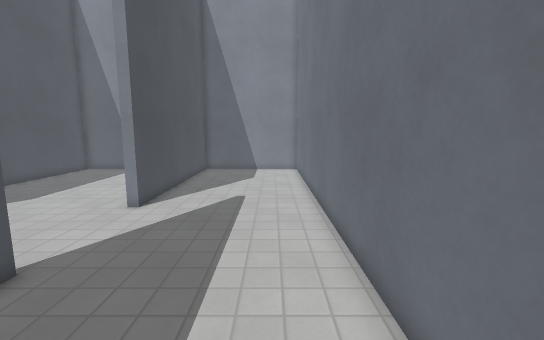
View 1 (above)

16 first-person views from a walk through a 3-D level made in the Godot game engine. The camera is 1.5 m above the floor, tilts 8° down and sees 90° across. The floor is counted in squares, 0.5 m on a side. Each view is taken from the middle of a square. On the plan, view 1 faces up. The plan holds only what a view shows up to about 20 squares ahead; the rest is blank. Surface patterns are stand-ins for the level's own textures.

View 2
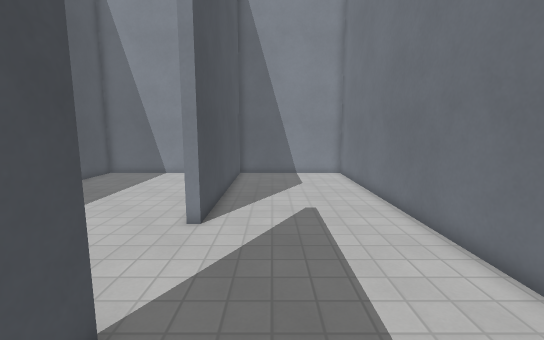

View 3
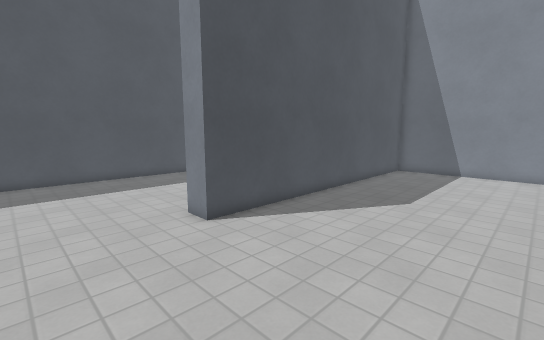

View 4
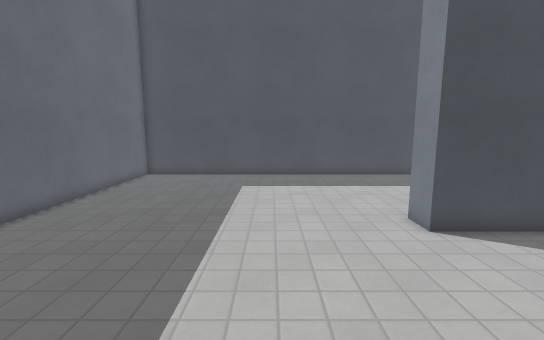

View 5
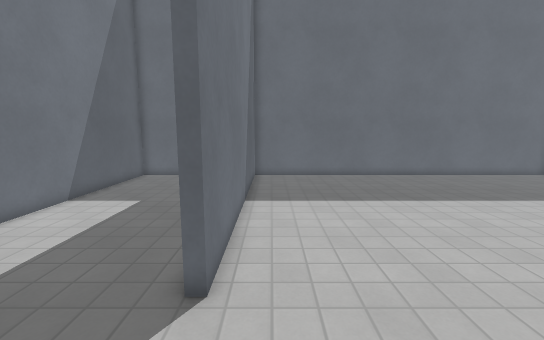

View 6
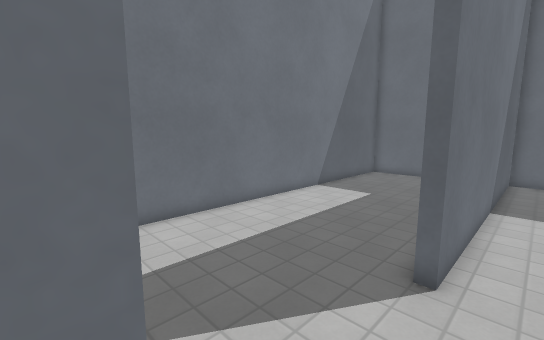

View 7
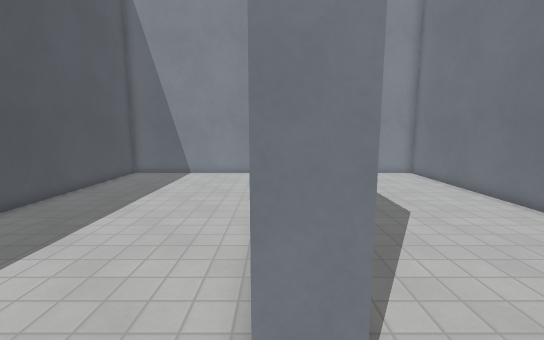

View 8
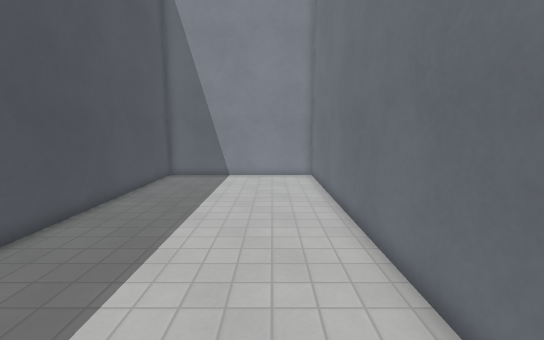

View 9
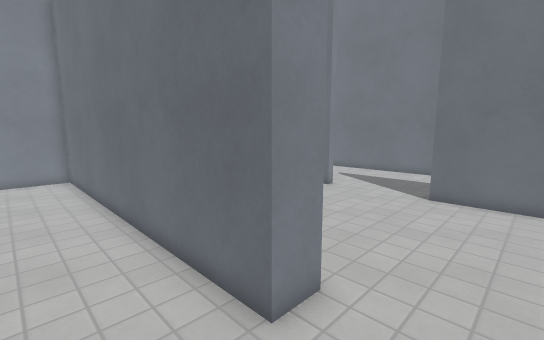

View 10
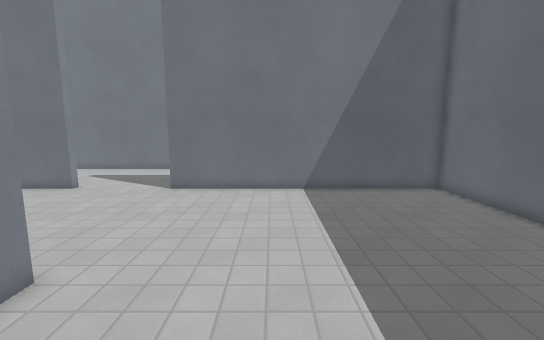

View 11
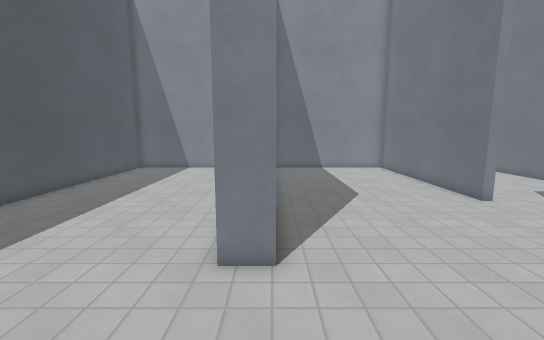

View 12
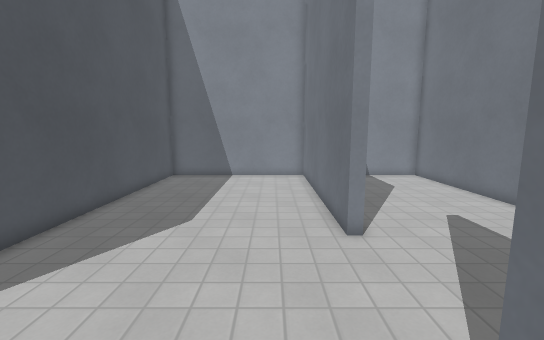

View 13
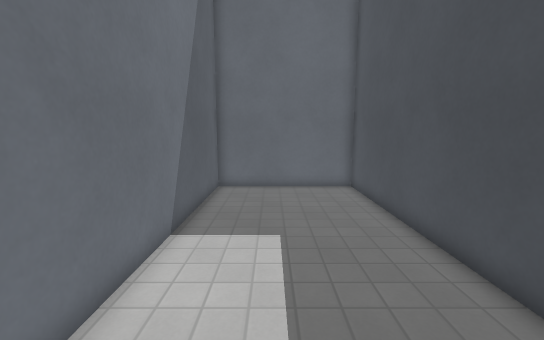

View 14
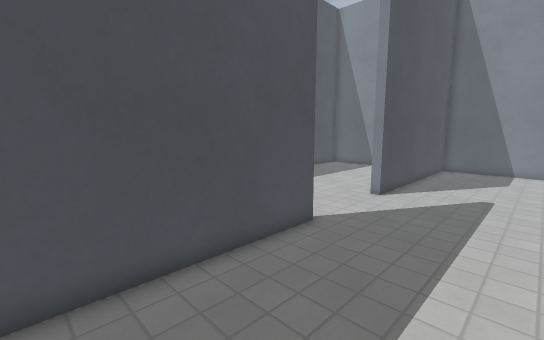

View 15
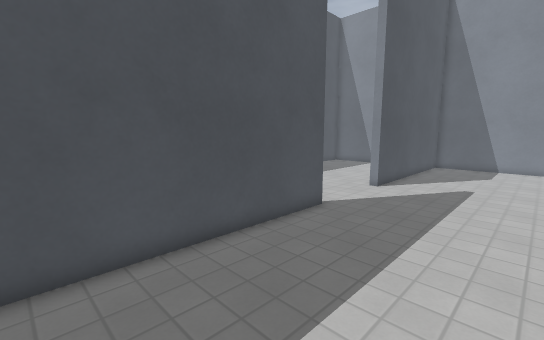

View 16
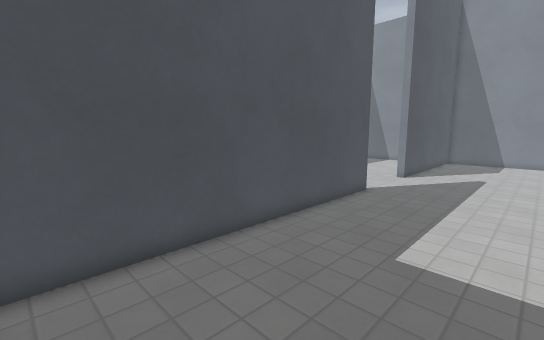

### Floor plan
Points are (right, up) in squares from view 1. A wall is a line through its corners. A room is listed if a view was taken in it or the views show most of it. See-through windows are left out.
Room 1 (views 1, 2, 3, 4, 5, 6, 7, 8, 9, 10, 11, 12, 13, 14, 15, 16)
walls: (-14.9, 4.8) (-16.2, 4.8) (-16.2, 21.8) (-26.1, 21.8) (-26.1, -8.8) (-5.8, -8.8) (-5.8, 5.4) (-5.4, 5.4) (-5.4, -8.8) (2, -8.8) (2, 21.8) (-5.4, 21.8) (-5.4, 10.6) (-5.8, 10.6) (-5.8, 21.8) (-14.9, 21.8) (-14.9, 4.8)

Where each view was taken, in squares from view 1:
view 1: 0 up, 0 right, facing up
view 2: 2 up, 3 left, facing up
view 3: 0 up, 7 left, facing up-left
view 4: 0 up, 7 left, facing left
view 5: 10 up, 7 left, facing down
view 6: 11 up, 7 left, facing down-right
view 7: 2 up, 16 left, facing up
view 8: 3 up, 19 left, facing up
view 9: 2 up, 19 left, facing up-right
view 10: 0 up, 20 left, facing right
view 11: 1 down, 15 left, facing up
view 12: 3 up, 8 left, facing up
view 13: 6 up, 1 left, facing down
view 14: 2 down, 0 right, facing up-left
view 15: 4 down, 1 right, facing up-left
view 16: 8 down, 1 right, facing up-left
